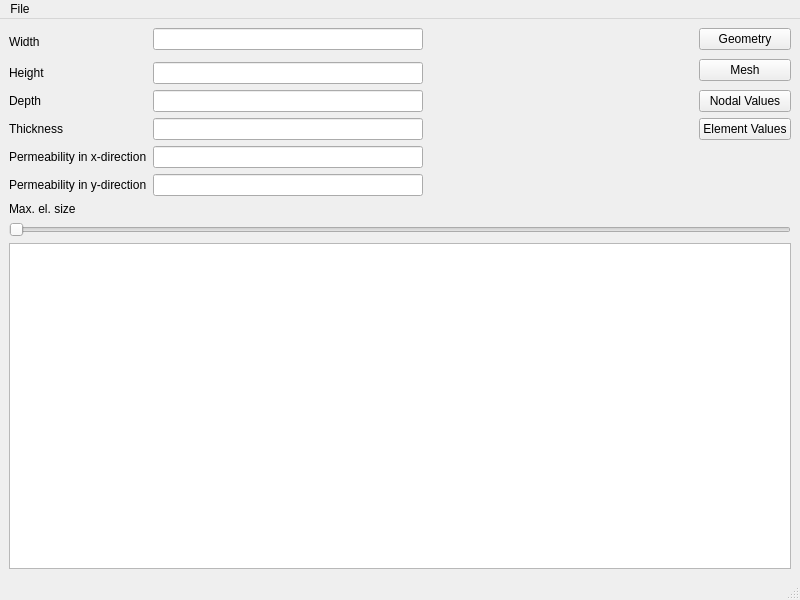
<?xml version="1.0" encoding="UTF-8"?>
<ui version="4.0">
 <class>MainWindow</class>
 <widget class="QMainWindow" name="MainWindow">
  <property name="geometry">
   <rect>
    <x>0</x>
    <y>0</y>
    <width>800</width>
    <height>600</height>
   </rect>
  </property>
  <property name="windowTitle">
   <string>MainWindow</string>
  </property>
  <widget class="QWidget" name="centralwidget">
   <layout class="QVBoxLayout" name="verticalLayout_2">
    <item>
     <layout class="QGridLayout" name="gridLayout">
      <item row="0" column="3">
       <widget class="QPushButton" name="show_geometry_button">
        <property name="text">
         <string>Geometry</string>
        </property>
       </widget>
      </item>
      <item row="4" column="3">
       <widget class="QPushButton" name="show_element_values_button">
        <property name="text">
         <string>Element Values</string>
        </property>
       </widget>
      </item>
      <item row="5" column="0">
       <widget class="QLabel" name="kx_text">
        <property name="text">
         <string>Permeability in x-direction</string>
        </property>
       </widget>
      </item>
      <item row="0" column="1">
       <widget class="QLineEdit" name="lineEdit"/>
      </item>
      <item row="6" column="1">
       <widget class="QLineEdit" name="lineEdit_6"/>
      </item>
      <item row="3" column="0">
       <widget class="QLabel" name="d_text">
        <property name="text">
         <string>Depth</string>
        </property>
       </widget>
      </item>
      <item row="2" column="0">
       <widget class="QLabel" name="h_text">
        <property name="text">
         <string>Height</string>
        </property>
       </widget>
      </item>
      <item row="0" column="0" rowspan="2">
       <widget class="QLabel" name="w_text">
        <property name="text">
         <string>Width</string>
        </property>
       </widget>
      </item>
      <item row="0" column="2">
       <spacer name="horizontalSpacer_4">
        <property name="orientation">
         <enum>Qt::Orientation::Horizontal</enum>
        </property>
        <property name="sizeHint" stdset="0">
         <size>
          <width>40</width>
          <height>20</height>
         </size>
        </property>
       </spacer>
      </item>
      <item row="3" column="3">
       <widget class="QPushButton" name="show_nodal_values_button">
        <property name="text">
         <string>Nodal Values</string>
        </property>
       </widget>
      </item>
      <item row="3" column="1">
       <widget class="QLineEdit" name="lineEdit_3"/>
      </item>
      <item row="4" column="0">
       <widget class="QLabel" name="t_text">
        <property name="text">
         <string>Thickness</string>
        </property>
       </widget>
      </item>
      <item row="2" column="1">
       <widget class="QLineEdit" name="lineEdit_2"/>
      </item>
      <item row="1" column="3" rowspan="2">
       <widget class="QPushButton" name="show_mesh_button">
        <property name="text">
         <string>Mesh</string>
        </property>
       </widget>
      </item>
      <item row="6" column="0">
       <widget class="QLabel" name="ky_text">
        <property name="text">
         <string>Permeability in y-direction</string>
        </property>
       </widget>
      </item>
      <item row="4" column="1">
       <widget class="QLineEdit" name="lineEdit_4"/>
      </item>
      <item row="5" column="1">
       <widget class="QLineEdit" name="lineEdit_5"/>
      </item>
     </layout>
    </item>
    <item>
     <widget class="QLabel" name="element_size_label">
      <property name="text">
       <string>Max. el. size</string>
      </property>
     </widget>
    </item>
    <item>
     <widget class="QSlider" name="element_size_slider">
      <property name="orientation">
       <enum>Qt::Orientation::Horizontal</enum>
      </property>
     </widget>
    </item>
    <item>
     <widget class="QPlainTextEdit" name="report_edit"/>
    </item>
   </layout>
  </widget>
  <widget class="QMenuBar" name="menubar">
   <property name="geometry">
    <rect>
     <x>0</x>
     <y>0</y>
     <width>800</width>
     <height>24</height>
    </rect>
   </property>
   <widget class="QMenu" name="menuFile">
    <property name="title">
     <string>File</string>
    </property>
    <addaction name="actionnew_action"/>
    <addaction name="actionopen_action"/>
    <addaction name="actionsave_action"/>
    <addaction name="actionaction"/>
    <addaction name="actionexit_action"/>
   </widget>
   <addaction name="menuFile"/>
  </widget>
  <widget class="QStatusBar" name="statusbar"/>
  <action name="actionnew_action">
   <property name="text">
    <string>new</string>
   </property>
  </action>
  <action name="actionopen_action">
   <property name="text">
    <string>open</string>
   </property>
  </action>
  <action name="actionsave_action">
   <property name="text">
    <string>save</string>
   </property>
  </action>
  <action name="actionaction">
   <property name="text">
    <string>save_as</string>
   </property>
  </action>
  <action name="actionexit_action">
   <property name="text">
    <string>exit</string>
   </property>
  </action>
 </widget>
 <resources/>
 <connections/>
</ui>
